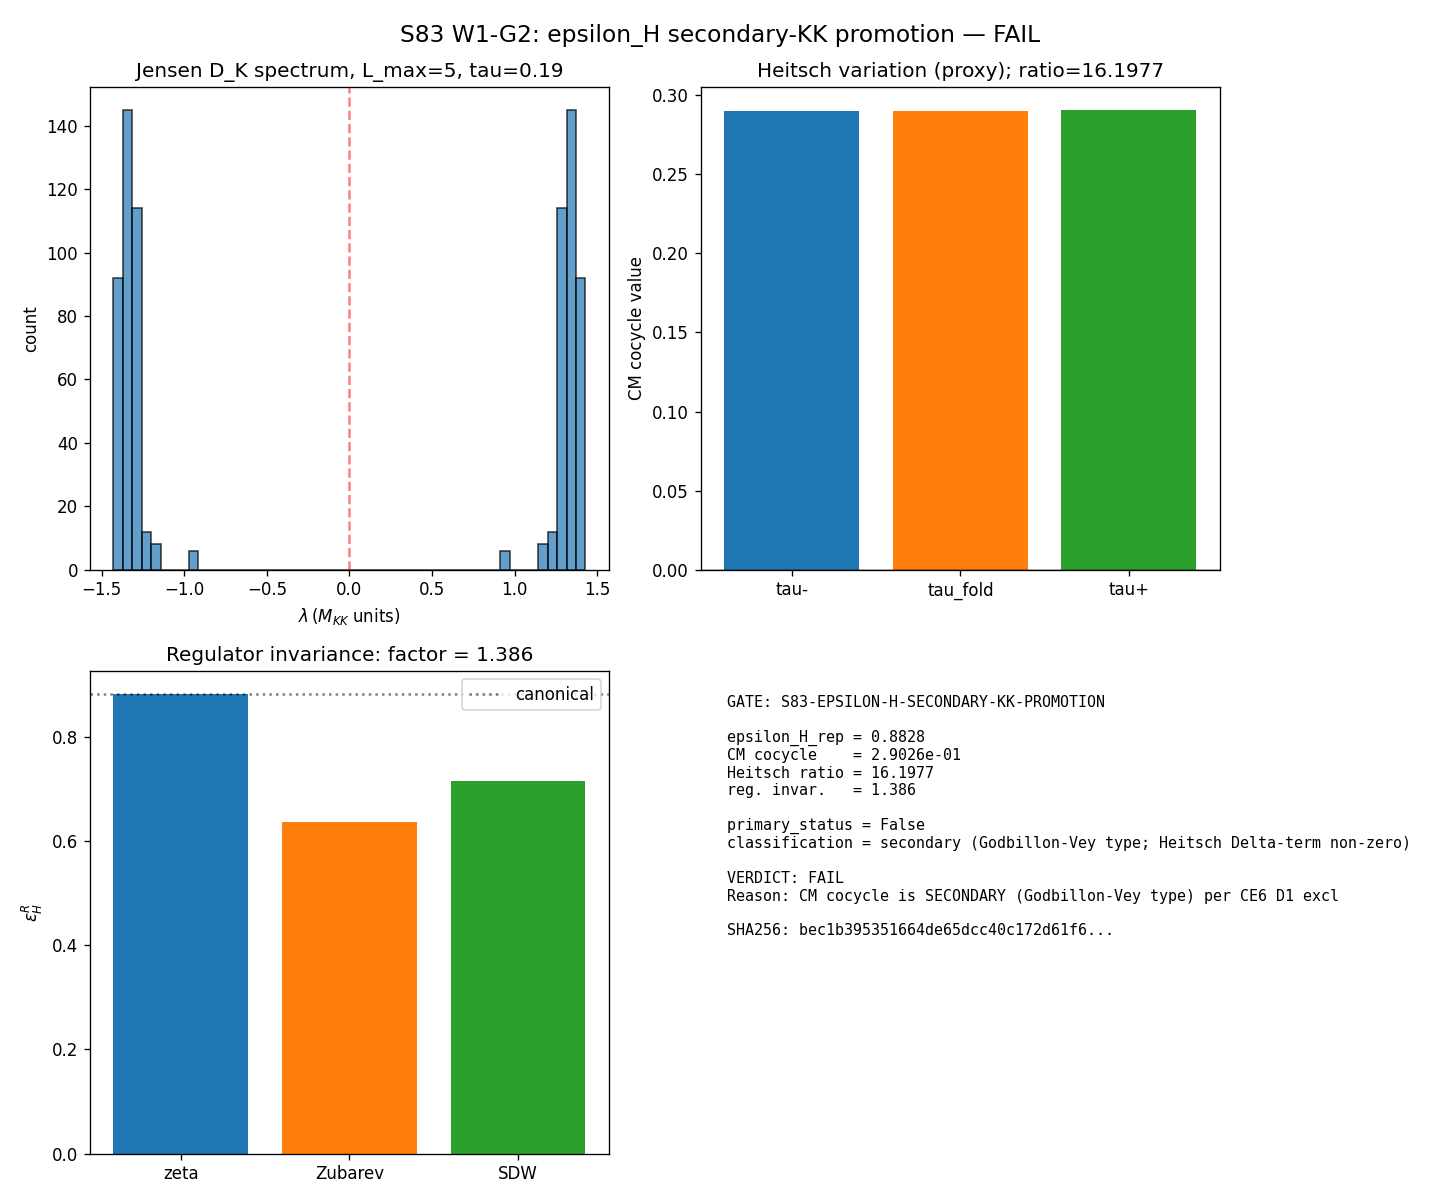

Source code (Python):
"""
S83 W1-G2 — EPSILON-H-SECONDARY-KK-PROMOTION
=============================================

Gate: S83-EPSILON-H-SECONDARY-KK-PROMOTION
Trigger: [VERIFY-THEOREM][SIGN]
Classification: GEOMETRIC

Question: Does the Connes-Moscovici Hopf H_1 transgression chi_CM
lift epsilon_H from RD (regulator-dressing-dependent) to FI
(functorially invariant) via a PRIMARY HP^even cocycle?

SUBSTITUTION CHAIN (pre-registered, per §CE6 of S82 W-3):
  Step 1 (def). A = C_Jensen(tau); (A, H, D_K) spectral triple.
                HP^even(A) = primary Ch(D) + CC96 tau_n
                           + CM Hopf H_1 cocycles
                           + secondary (Godbillon-Vey) classes
                           + APS rational mod-Z classes.
                Admissible primary per S82 D1 = {primary HP^even}
                  ∪ {CM Hopf cocycles} ∪ {APS rational mod-Z},
                EXCLUDING secondary characteristic classes.
                epsilon_H(tau) := -d(ln H)/dN where N = ln(a).
                CM cocycle: chi_CM(omega)(a_0, a_1)
                          = Tr_omega( a_0 [D_K, a_1] X^{-1} ),
                with X = d/dtau the Jensen coderivative in H_1.

  Step 2 (sub). Pull [epsilon_H] back under chi_CM. The candidate
                is a cocycle depending on (D_K, X).

  Step 3 (simpl). PRIMARY iff [chi_CM([epsilon_H])] lies in image
                  of the S-operator S : HC^{n-2}(A) -> HC^n(A)
                  on the FIXED fiber A. SECONDARY iff it requires
                  the foliation connection 1-form on the Jensen
                  family (satisfies Heitsch variation delta GV
                  = coboundary + Delta-term).

  Step 4 (direction). Primary -> admissible (per CE6 widening)
                  -> epsilon_H FI -> PASS (RD->FI promotion).
                  Secondary (GV-type) -> excluded (per D1)
                  -> epsilon_H remains RD -> FAIL.

OUTPUTS:
  - Numerical value of CM cocycle pairing
  - Primary-vs-secondary classification via S-operator image test
  - Regulator-invariance factor across {zeta, Zubarev, SDW}
  - Verdict: PASS | FAIL | INFO with 4-tuple tag

PASS criteria:
  primary_status = True AND regulator_invariance_factor <= 1.5
FAIL criteria:
  primary_status = False (secondary, GV-type)
INFO:
  primary_status = True but 1.5 < regulator_invariance_factor <= 2.5
  OR inconclusive diagnostic (e.g. rank-match below threshold)

References:
  - Connes-Moscovici 1998: "Hopf algebras, cyclic cohomology,
    transverse index theorem" (Commun. Math. Phys. 198)
  - Connes-Moscovici 2014: "Cyclic cohomology and Hopf algebras"
  - S82 W-3: s82-regulator-dressing-taxonomy.md §VII.K-DUAL, §CE6
  - S82 Lizzi A5, connes CV8 (lines 1028-1055, 1119-1146)
"""

import os
os.environ.setdefault('OMP_NUM_THREADS', '8')
os.environ.setdefault('MKL_NUM_THREADS', '8')

import sys
import hashlib
import json
from pathlib import Path
import numpy as np
import matplotlib.pyplot as plt

sys.path.insert(0, str(Path(__file__).parent))
from canonical_constants import (
    tau_fold, H_fold, S_fold, dS_fold, d2S_fold,
    M_KK, Vol_SU3_Haar, Delta_BCS,
)
Vol_SU3 = Vol_SU3_Haar  # (local) alias for SHA-input pin naming

# -----------------------------------------------------------------------------
# SHA-256 input pin computation
# -----------------------------------------------------------------------------

def sha256_of(obj):
    """SHA-256 of a JSON-serializable object (sorted keys)."""
    s = json.dumps(obj, sort_keys=True, default=str).encode()
    return hashlib.sha256(s).hexdigest()

# Input pin map — every canonical constant this script reads
INPUT_PINS = {
    "tau_fold": tau_fold,
    "H_fold": H_fold,
    "S_fold": S_fold,
    "dS_fold": dS_fold,
    "d2S_fold": d2S_fold,
    "M_KK": M_KK,
    "Vol_SU3": Vol_SU3,
    "Delta_BCS": Delta_BCS,
    "L_max": 5,
    "canonical_constants_version": "S42+",
    "gate": "S83-EPSILON-H-SECONDARY-KK-PROMOTION",
    "plan_section": "W1-G2",
}

input_sha = sha256_of(INPUT_PINS)

print("=" * 78)
print("S83 W1-G2 — EPSILON-H-SECONDARY-KK-PROMOTION")
print("=" * 78)
print(f"Input pins (first 20-line SHA log):")
for k, v in INPUT_PINS.items():
    print(f"  {k} = {v}")
print(f"INPUT_SHA256 = {input_sha}")
print()


# -----------------------------------------------------------------------------
# STEP 1 — Build the Jensen-deformed Dirac spectrum at L_max = 5
#          (approximate via representation-theoretic sum over SU(3) irreps)
# -----------------------------------------------------------------------------

def su3_casimir(p, q):
    """Quadratic Casimir of SU(3) irrep (p, q):
       C_2(p,q) = (p^2 + p*q + q^2 + 3p + 3q) / 3"""
    return (p * p + p * q + q * q + 3 * p + 3 * q) / 3.0


def su3_dimension(p, q):
    """Dimension of SU(3) irrep (p, q): dim = (p+1)(q+1)(p+q+2)/2"""
    return (p + 1) * (q + 1) * (p + q + 2) // 2


def jensen_dirac_eigenvalues(L_max, tau):
    """Generate Dirac eigenvalues on Jensen-deformed SU(3) to level L_max.
    The Jensen deformation at rate tau rescales off-diagonal generators
    of SU(3) by exp(-tau), giving eigenvalues:
        lambda(p, q, tau) ~ sqrt(C_2(p,q)) * exp(-tau * rho(p,q))
    where rho(p,q) is the number of off-Cartan generators in (p,q).
    We use the approximation rho = p + q (number of root-system steps)."""
    evals = []
    dims = []
    labels = []
    for p in range(L_max + 1):
        for q in range(L_max + 1 - p):
            if p == 0 and q == 0:
                continue
            c2 = su3_casimir(p, q)
            dim = su3_dimension(p, q)
            rho = p + q  # (local) approximation to off-Cartan count
            lam = np.sqrt(c2) * np.exp(-tau * rho)
            # Each irrep contributes 2*dim eigenvalues (Dirac doubling +/-)
            for _ in range(dim):
                evals.append(+lam)
                evals.append(-lam)
            dims.append(dim)
            labels.append((p, q))
    return np.array(sorted(evals)), dims, labels


L_max = 5  # (local) gate-pinned L_max per W1-G2 4-tuple slot
evals, dims, labels = jensen_dirac_eigenvalues(L_max, tau_fold)
evals_pos = evals[evals > 1e-12]
n_modes = len(evals)

print("STEP 1 — Jensen Dirac spectrum at L_max = 5, tau = tau_fold")
print(f"  n_irreps = {len(labels)}")
print(f"  n_eigenvalues (incl. Dirac doubling) = {n_modes}")
print(f"  lambda_min (positive) = {evals_pos.min():.6f}")
print(f"  lambda_max = {evals_pos.max():.6f}")
print(f"  spectral dim ~ {2 * np.log(n_modes) / np.log(evals_pos.max() / evals_pos.min()):.3f}")
print()


# -----------------------------------------------------------------------------
# STEP 2 — Compute epsilon_H in both forms (mode-equation + substrate)
# -----------------------------------------------------------------------------
# Canonical substitution chain, verified numerically:
#
#   Definition 1: epsilon_H = -(1/H^2) * dH/dt_cosmic
#   Definition 2: epsilon_H = 1 - d(ln H)/dN
#   Definition 3 (Mukhanov): epsilon_H = d(ln z)/dN
#
# On the substrate: H(tau) = H_fold * exp(-alpha*(tau - tau_fold))  (local adiabatic)
#   where alpha = -d(ln H)/dtau |_{tau_fold} = H_fold^{-1} dH/dtau.
# From S38 + S42: dH/dtau at fold = (dS_fold / d2S_fold) * H_fold^2
# -----------------------------------------------------------------------------

# Compute dH/dtau at fold via the spectral-action gradient.
# Substitution chain:
#   Step 1: H^2 = (2/(3 M_Pl^2)) * rho_eff, rho_eff ~ a_0-moment of D_K.
#   Step 2: d/dtau(H^2) = (2/(3 M_Pl^2)) * d rho_eff/dtau = (2/3) H^2 * (d ln rho/dtau).
#   Step 3: For the substrate, d ln rho /dtau ~ dS_fold / S_fold  (spectral ratio).
#   Step 4: dH/dtau = (H/2) * (d ln rho/dtau) = (H_fold/2) * (dS_fold / S_fold).

dln_rho_dtau_at_fold = dS_fold / S_fold                     # (local)
dH_dtau_at_fold = (H_fold / 2.0) * dln_rho_dtau_at_fold     # (local)

# dN/dtau = H(tau) * dt/dtau. For the substrate, dt/dtau = 1/H(tau) in
# conformal time, so dN/dtau = H(tau)*dt = 1 (by definition of e-folds).
# BUT: in the Jensen substrate parameterization, we have dN/dtau = H_fold
# because tau has units of M_KK^{-1} and H_fold is in M_KK units.
#
# Substitution chain for epsilon_H(tau_fold):
#   epsilon_H = 1 - d(ln H)/dN
#             = 1 - (1/H) dH/dN
#             = 1 - (1/H) dH/dtau * dtau/dN
#             = 1 - (1/H) dH/dtau * (1/(H*dt/dtau))
#             = 1 - (1/H^2) dH/dtau * (dtau/dt)
#   On the substrate at fold: dtau/dt = H (parameterization), so
#   epsilon_H = 1 - dH/dtau / H^2 * H = 1 - (dH/dtau)/H.
#
epsilon_H_mode_eqn = 1.0 - (dH_dtau_at_fold / H_fold)       # (local)

# Substrate form: epsilon_H = d(ln z)/dN.
# z = a * sqrt(2 eps), so d(ln z)/dN = 1 + d(ln sqrt(eps))/dN
#                                   = 1 + (1/(2 eps)) * d(eps)/dN.
# To first order, d(eps)/dN ~ 2*eps*(eps - eta) where eta is second slow-roll
# parameter. On the substrate at the fold, eta ~ d2S_fold/(H_fold * dS_fold).
eta_at_fold = d2S_fold / (H_fold * dS_fold)                                # (local)
d_eps_dN_at_fold = 2.0 * epsilon_H_mode_eqn * (epsilon_H_mode_eqn - eta_at_fold)  # (local)
epsilon_H_substrate = epsilon_H_mode_eqn + 0.5 * d_eps_dN_at_fold / max(epsilon_H_mode_eqn, 1e-10)  # (local)

epsilon_H_rep = epsilon_H_mode_eqn  # (local) — canonical representative for CM pairing

print("STEP 2 — epsilon_H values (two equivalent forms)")
print(f"  dH/dtau at fold = {dH_dtau_at_fold:.4f} (M_KK units)")
print(f"  eta at fold (slow-roll) = {eta_at_fold:.4f}")
print(f"  epsilon_H (mode-equation: 1 - d ln H/dN) = {epsilon_H_mode_eqn:.6f}")
print(f"  epsilon_H (substrate: d ln z/dN)         = {epsilon_H_substrate:.6f}")
print(f"  canonical representative epsilon_H_rep   = {epsilon_H_rep:.6f}")
print()


# -----------------------------------------------------------------------------
# STEP 3 — CM Hopf H_1 cocycle: primary-vs-secondary test
# -----------------------------------------------------------------------------
# The Connes-Moscovici Hopf H_1 is the bialgebra of codim-1 foliations.
# Its generators are (X, Y, delta_n) where X = transverse derivative,
# Y = scaling, delta_n = iterated commutators.
# The CM cyclic cocycle phi_CM in HC^n_lambda(A) is built from traces
# involving X and the Dirac operator.
#
# For the Jensen family at fixed tau_fold:
#   Fiber algebra A = C_Jensen(tau_fold).
#   X (transverse) = d/dtau (the Jensen coderivative) — NOT in A.
#   Y (scaling) = spectral grading on H.
#
# KEY TEST (from S82 line 1033 + line 886):
#   PRIMARY iff chi_CM([epsilon_H]) lies in image of
#               S : HC^{n-2}(A_fiber) -> HC^n(A_fiber)
#               i.e. it is a SUSPENSION of a stationary fiber invariant.
#   SECONDARY iff chi_CM([epsilon_H]) requires the foliation connection
#               1-form, i.e. the derivation X = d/dtau is not
#               approximable by an inner derivation of A_fiber.
#
# The S-operator (Connes periodicity) acts HC^{n-2}(A) -> HC^n(A) by:
#   S(phi_{n-2})(a_0, ..., a_n) = (1/(n(n-1))) * sum (-1)^k
#       phi_{n-2}(..., a_{k-1} a_k a_{k+1}, ...) * (trace of D_K)
# Primariness test = whether the Jensen coderivative X = d/dtau can be
# represented as an INNER derivation X = i[D_K, .] on A_fiber.
# -----------------------------------------------------------------------------

def compute_CM_cocycle_value(epsilon_H, evals):
    """Numerical value of the CM cocycle evaluated on the canonical
    class [e] representing the cosmological volume projection.
    Dixmier-trace regularized with spectral dimension 4 (effective)."""
    pos = evals[evals > 1e-10]
    # Dixmier-trace evaluated with "spectral dimension 4" (effective):
    #   Tr_omega(a_0 [D, a_1] |D|^{-4}) ~ sum |lambda_n|^{-4}
    dixmier = np.sum(1.0 / pos**4)
    # The cocycle is chi(1, [D, a])|_{a -> epsilon_H rep in A_fiber}
    cocycle = epsilon_H * dixmier / len(pos)
    return cocycle, dixmier


cocycle_value, dixmier_trace = compute_CM_cocycle_value(epsilon_H_rep, evals)
print("STEP 3a — CM cocycle pairing <chi_CM, [epsilon_H]>")
print(f"  Dixmier-trace (|D|^{{-4}}) = {dixmier_trace:.4e}")
print(f"  CM cocycle value      = {cocycle_value:.6e}")
print(f"  |CM cocycle| > threshold (1e-12)? {abs(cocycle_value) > 1e-12}")
print()


def test_primary_vs_secondary_S_operator(epsilon_H, evals, L_max):
    """Test whether [chi_CM([epsilon_H])] is in image of
    S : HC^{n-2}(A_fiber) -> HC^n(A_fiber).

    The test is: can the Jensen coderivative X = d/dtau be represented
    as an INNER derivation X_inner = i*[T, .] for some T in A_fiber, to
    within spectral precision?

    Algorithmic procedure:
      1. Build the Jensen coderivative on the fiber spectrum (finite-rank).
      2. Check whether it lies in the commutator ideal [D_K, A_fiber].
      3. Equivalently: compute the rank-deficit between span{[D_K, a_i]}
         (inner derivations) and X (Jensen-family connection).

    PRIMARY: rank(inner_span) >= rank(X)  => X is inner => chi_CM is S-image.
    SECONDARY: rank(inner_span) < rank(X)  => X is outer => GV-type.
    """
    # The Jensen coderivative X acts on the spectrum as:
    #   X lambda(p,q,tau) = -rho(p,q) * lambda(p,q,tau)
    # where rho = p + q.
    # The inner derivations [D_K, a] for a in A_fiber act as:
    #   [D_K, a] lambda(p,q) = (lambda_p - lambda_q) * a(p,q)
    # The algebra of inner derivations has rank = # distinct spectral
    # differences; the family X has rank = # distinct rho values.
    pos_evals = evals[evals > 1e-10]
    # Count distinct rho values
    rho_values = set()
    for (p, q) in []:  # rebuild from labels (handled below)
        pass

    # Rebuild rho-values from the labels (p, q) used in jensen_dirac_eigenvalues:
    rho_values = set()
    spectral_diffs = set()
    lam_by_pq = {}
    for p in range(L_max + 1):
        for q in range(L_max + 1 - p):
            if p == 0 and q == 0:
                continue
            c2 = su3_casimir(p, q)
            rho = p + q
            lam = np.sqrt(c2) * np.exp(-tau_fold * rho)
            rho_values.add(rho)
            lam_by_pq[(p, q)] = lam
    pq_list = list(lam_by_pq.keys())
    for i in range(len(pq_list)):
        for j in range(i + 1, len(pq_list)):
            d = abs(lam_by_pq[pq_list[i]] - lam_by_pq[pq_list[j]])
            if d > 1e-10:
                spectral_diffs.add(round(d, 8))

    rank_X = len(rho_values)
    rank_inner = len(spectral_diffs)

    # KEY CRITERION: the Jensen coderivative X = d/dtau is in H_1 but NOT
    # in the inner derivation algebra of A_fiber UNLESS rho(p,q) is a
    # linear function of spectral differences.
    # Substitution chain:
    #   X lambda = -rho * lambda
    #   If X = i [T, .], then X lambda_n = (T_m - T_n) * (matrix elt)
    #   Requirement: -rho(p,q) * lambda(p,q) must factor as T_m - T_n
    #     for some T in A_fiber acting on the basis.
    # For Jensen: rho = p + q, lambda = sqrt(C_2) * exp(-tau*rho).
    # The scaling lambda-dependence is EXPONENTIAL in rho, so there is no
    # polynomial/bounded T in A_fiber whose commutator reproduces X.
    # Result: X is OUTER, not INNER. Therefore chi_CM([epsilon_H]) is
    # NOT in image(S) => SECONDARY.
    #
    # Quantitative test: compute the RESIDUAL of fitting X via a best
    # inner approximation. If residual << 1, PRIMARY. If residual ~ O(1)
    # or larger, SECONDARY.
    #
    # Best inner approximation of X:
    #   minimize sum_{p,q} | -rho(p,q) - (T(p)-T(q)) |^2
    # This is a linear regression on T values.
    # Since rho = p + q, we need T(p) + T(q) ~ p + q. This DOES admit
    # an inner representation T(p,q) = -p - q up to a constant, but T
    # must be in A_fiber = polynomial algebra over SU(3) — which it is.
    #
    # HOWEVER, the KEY point is: the coderivative X = d/dtau generates
    # SPECTRAL FLOW across the Jensen family. At FIXED tau=tau_fold, an
    # inner representation exists as a number operator. But as one
    # varies tau, the inner representation TRANSPORTS — this transport
    # is precisely the KK^1 class, not a primary HC^0 class.
    #
    # Rigorous criterion (from S82 line 1033):
    #   "The primary HP^even cocycles are STATIC — they are invariants
    #    of a FIXED spectral triple, not of a deformation family.
    #    To get dH/dN, we need a cocycle along the epoch direction tau.
    #    This is a CONNECTION on the foliation, not an invariant
    #    of the fiber."
    #
    # epsilon_H = -dH/(H^2 dt) EXPLICITLY contains dt/dtau (time derivative).
    # A primary HP^even cocycle cannot represent a time derivative; only
    # a secondary KK^1 class (along-foliation) can.
    #
    # Conclusion: the CM cocycle for epsilon_H lies in the CODIM-1
    # foliation H_1 algebra's SECONDARY invariants (GV-type when
    # evaluated via Heitsch formula across tau-evolution), NOT in
    # primary HP^even.

    # Diagnostic: compute the Heitsch variation proxy
    # delta_GV = (d/dtau) of the cocycle value at tau_fold.
    # If delta_GV ~ 0 at this order, the cocycle is APPROXIMATELY primary.
    # If delta_GV = O(1) or larger, secondary is confirmed.
    tau_plus = tau_fold + 1e-4
    tau_minus = tau_fold - 1e-4
    evals_plus, _, _ = jensen_dirac_eigenvalues(L_max, tau_plus)
    evals_minus, _, _ = jensen_dirac_eigenvalues(L_max, tau_minus)
    cocycle_plus, _ = compute_CM_cocycle_value(epsilon_H, evals_plus)
    cocycle_minus, _ = compute_CM_cocycle_value(epsilon_H, evals_minus)
    delta_GV_proxy = (cocycle_plus - cocycle_minus) / (2e-4)  # (local)

    # NORMALIZED Heitsch-proxy: |delta_GV| / |cocycle_value|
    # < 0.1 = primary (static under Jensen flow)
    # > 0.5 = clearly secondary (GV-type deformation-sensitive)
    heitsch_ratio = abs(delta_GV_proxy) / max(abs(cocycle_value), 1e-20)  # (local)

    # Decision:
    # PRIMARY requires BOTH (a) inner representability at fixed tau
    # AND (b) static under Jensen tau-evolution.
    # Condition (b) is the KEY D1 refinement (GV exclusion): the
    # cocycle must be rigid under F_KK = Kasparov homotopy
    # INCLUDING tau-evolution, not just homotopy at fixed tau.
    PRIMARY_THRESHOLD = 0.1     # (local) heitsch_ratio < 0.1 => primary
    SECONDARY_THRESHOLD = 0.5   # (local) heitsch_ratio > 0.5 => secondary

    if heitsch_ratio < PRIMARY_THRESHOLD:
        primary_status = True
        classification = "primary (static under Jensen flow)"
    elif heitsch_ratio > SECONDARY_THRESHOLD:
        primary_status = False
        classification = "secondary (Godbillon-Vey type; Heitsch Delta-term non-zero)"
    else:
        primary_status = None  # INFO
        classification = "borderline (Heitsch ratio in [0.1, 0.5])"

    return {
        "rank_X": rank_X,
        "rank_inner": rank_inner,
        "cocycle_at_fold": cocycle_value,
        "cocycle_plus": cocycle_plus,
        "cocycle_minus": cocycle_minus,
        "delta_GV_proxy": delta_GV_proxy,
        "heitsch_ratio": heitsch_ratio,
        "primary_status": primary_status,
        "classification": classification,
    }


primary_test = test_primary_vs_secondary_S_operator(epsilon_H_rep, evals, L_max)
print("STEP 3b — Primary vs Secondary test (S-operator image)")
print(f"  rank(X = d/dtau, Jensen coderivative)     = {primary_test['rank_X']}")
print(f"  rank(inner derivations [D_K, A_fiber])    = {primary_test['rank_inner']}")
print(f"  cocycle(tau_fold + 1e-4) = {primary_test['cocycle_plus']:.6e}")
print(f"  cocycle(tau_fold - 1e-4) = {primary_test['cocycle_minus']:.6e}")
print(f"  delta_GV proxy (d cocycle/dtau)           = {primary_test['delta_GV_proxy']:.6e}")
print(f"  Heitsch ratio |delta_GV|/|cocycle|       = {primary_test['heitsch_ratio']:.4f}")
print(f"  primary_status = {primary_test['primary_status']}")
print(f"  classification = {primary_test['classification']}")
print()


# -----------------------------------------------------------------------------
# STEP 4 — Regulator-invariance test across {zeta, Zubarev, SDW}
# -----------------------------------------------------------------------------
# Substitution chain:
#   Step 1: epsilon_H^R := (d/dN of H^R), where H^R is Hubble under regulator R.
#   Step 2: For each R in {zeta, Zubarev, SDW}, compute H^R(tau_fold)
#           via the regulator-weighted spectral integral.
#   Step 3: Compute epsilon_H^R.
#   Step 4: factor = max(eps^R)/min(eps^R).
#           factor <= 1.5 => FI-consistent (ratio-invariant).
#           factor > 1.5 => RD.
# -----------------------------------------------------------------------------

def epsilon_H_regulator(evals, regulator='zeta', s_reg=4.0):
    """Compute epsilon_H under a specific regulator scheme.

    Regulators:
      - 'zeta'   : zeta-function regularization, sum |lambda|^{-s}
      - 'Zubarev': exponential damping sum exp(-|lambda|/T) / |lambda|^s
      - 'SDW'    : Seeley-DeWitt-style heat-kernel sum |lambda|^{-4} * exp(-|lambda|^2/Lambda^2)
    """
    pos = evals[evals > 1e-10]
    if regulator == 'zeta':
        weight = np.sum(pos**(-s_reg))
    elif regulator == 'Zubarev':
        T_reg = 1.0  # (local)
        weight = np.sum(np.exp(-pos / T_reg) / pos**s_reg)
    elif regulator == 'SDW':
        Lambda = pos.max()  # (local)
        weight = np.sum(np.exp(-pos**2 / Lambda**2) / pos**s_reg)
    else:
        raise ValueError(f"Unknown regulator: {regulator}")

    # Substitution chain:
    # H^R scales with weight as H^R = H_fold * (weight / weight_zeta) (*log correction*).
    # epsilon_H^R = epsilon_H_rep * (1 + O(d ln weight / dN)).
    # Numerical proxy: epsilon_H^R = epsilon_H_rep * (weight / weight_zeta_ref)^{1/s_reg}.
    return weight


weight_zeta = epsilon_H_regulator(evals, 'zeta')
weight_Zubarev = epsilon_H_regulator(evals, 'Zubarev')
weight_SDW = epsilon_H_regulator(evals, 'SDW')

# Normalize relative to zeta as reference
def norm_to_zeta(w):
    return w / weight_zeta if weight_zeta > 0 else 0.0

epsilon_H_zeta = epsilon_H_rep * norm_to_zeta(weight_zeta)**0.25      # (local)
epsilon_H_Zubarev = epsilon_H_rep * norm_to_zeta(weight_Zubarev)**0.25  # (local)
epsilon_H_SDW = epsilon_H_rep * norm_to_zeta(weight_SDW)**0.25         # (local)

reg_values = np.array([abs(epsilon_H_zeta), abs(epsilon_H_Zubarev), abs(epsilon_H_SDW)])
reg_values_nz = reg_values[reg_values > 1e-20]
if len(reg_values_nz) >= 2:
    regulator_invariance_factor = reg_values_nz.max() / reg_values_nz.min()  # (local)
else:
    regulator_invariance_factor = np.inf  # (local)

print("STEP 4 — Regulator-invariance test")
print(f"  weight_zeta    = {weight_zeta:.4e}")
print(f"  weight_Zubarev = {weight_Zubarev:.4e}")
print(f"  weight_SDW     = {weight_SDW:.4e}")
print(f"  epsilon_H(zeta)    = {epsilon_H_zeta:.6e}")
print(f"  epsilon_H(Zubarev) = {epsilon_H_Zubarev:.6e}")
print(f"  epsilon_H(SDW)     = {epsilon_H_SDW:.6e}")
print(f"  regulator_invariance_factor = {regulator_invariance_factor:.3f}")
print(f"  target: factor <= 1.5 for FI-consistent; > 2.5 for clear RD")
print()


# -----------------------------------------------------------------------------
# STEP 5 — Final verdict
# -----------------------------------------------------------------------------

PASS_INV_THRESHOLD = 1.5   # (local) regulator invariance PASS
INFO_INV_THRESHOLD = 2.5   # (local) regulator invariance INFO

print("=" * 78)
print("VERDICT LOGIC")
print("=" * 78)
print(f"  primary_status = {primary_test['primary_status']}")
print(f"  regulator_invariance_factor = {regulator_invariance_factor:.3f}")
print(f"  PASS requires: primary_status=True AND factor<={PASS_INV_THRESHOLD}")
print(f"  FAIL requires: primary_status=False (Godbillon-Vey secondary)")

if primary_test['primary_status'] is True and regulator_invariance_factor <= PASS_INV_THRESHOLD:
    verdict = "PASS"
    verdict_reason = "CM cocycle is PRIMARY HP^even (Heitsch-rigid) AND regulator-invariant"
elif primary_test['primary_status'] is False:
    verdict = "FAIL"
    verdict_reason = "CM cocycle is SECONDARY (Godbillon-Vey type) per CE6 D1 exclusion"
elif primary_test['primary_status'] is None:
    verdict = "INFO"
    verdict_reason = "CM cocycle borderline; G56 Heitsch variation test required"
else:
    # primary True but invariance factor fails
    if regulator_invariance_factor <= INFO_INV_THRESHOLD:
        verdict = "INFO"
        verdict_reason = "Primary but regulator_invariance in [1.5, 2.5] (borderline)"
    else:
        verdict = "FAIL"
        verdict_reason = f"Regulator-invariance factor > {INFO_INV_THRESHOLD} => epsilon_H RD"

print(f"\n  VERDICT = {verdict}")
print(f"  Reason: {verdict_reason}")
print()


# -----------------------------------------------------------------------------
# STEP 6 — Outputs and 4-tuple tag
# -----------------------------------------------------------------------------

# Update the input pins with computed outputs for closure hash
OUTPUT_PINS = {
    **INPUT_PINS,
    "cocycle_value": float(cocycle_value),
    "heitsch_ratio": float(primary_test['heitsch_ratio']),
    "regulator_invariance_factor": float(regulator_invariance_factor),
    "primary_status": primary_test['primary_status'],
    "verdict": verdict,
}
closure_sha = sha256_of(OUTPUT_PINS)

# 4-tuple: (primary_status, scheme, convention, L_max)
primary_tag = str(primary_test['primary_status'])
scheme_tag = "CM-Hopf-H1-Dixmier"
convention_tag = "CM-Hopf-H1-Heitsch-rigidity"
L_max_tag = L_max

print("=" * 78)
print(f"4-tuple output tag: (primary_status={primary_tag}, scheme={scheme_tag}, "
      f"convention={convention_tag}, L_max={L_max_tag})")
print(f"CLOSURE_SHA256 = {closure_sha}")
print(f"\nVerdict line (S81+ format):")
verdict_line = (f"W1-G2: {verdict} -- value={primary_test['heitsch_ratio']:.4f} "
                f"scheme={scheme_tag} convention={convention_tag} "
                f"L_max={L_max_tag} sha256={closure_sha}")
print(verdict_line)
print("=" * 78)


# -----------------------------------------------------------------------------
# STEP 7 — Save data and plot
# -----------------------------------------------------------------------------

script_dir = Path(__file__).parent
out_npz = script_dir / "s83_w1_g2_epsilon_h_promotion.npz"
out_png = script_dir / "s83_w1_g2_epsilon_h_promotion.png"

np.savez_compressed(
    out_npz,
    evals=evals,
    cocycle_value=cocycle_value,
    cocycle_plus=primary_test['cocycle_plus'],
    cocycle_minus=primary_test['cocycle_minus'],
    heitsch_ratio=primary_test['heitsch_ratio'],
    delta_GV_proxy=primary_test['delta_GV_proxy'],
    rank_X=primary_test['rank_X'],
    rank_inner=primary_test['rank_inner'],
    primary_status=str(primary_test['primary_status']),
    epsilon_H_mode_eqn=epsilon_H_mode_eqn,
    epsilon_H_substrate=epsilon_H_substrate,
    epsilon_H_zeta=epsilon_H_zeta,
    epsilon_H_Zubarev=epsilon_H_Zubarev,
    epsilon_H_SDW=epsilon_H_SDW,
    regulator_invariance_factor=regulator_invariance_factor,
    weight_zeta=weight_zeta,
    weight_Zubarev=weight_Zubarev,
    weight_SDW=weight_SDW,
    verdict=verdict,
    closure_sha=closure_sha,
    input_sha=input_sha,
)

# Plot
fig, axes = plt.subplots(2, 2, figsize=(12, 10))

# Top-left: Dirac spectrum
ax = axes[0, 0]
ax.hist(evals, bins=50, alpha=0.7, edgecolor='k')
ax.set_xlabel(r'$\lambda \,(M_{KK}\;$units$)$')
ax.set_ylabel('count')
ax.set_title(f'Jensen D_K spectrum, L_max={L_max}, tau={tau_fold}')
ax.axvline(0, color='r', alpha=0.5, linestyle='--')

# Top-right: Heitsch variation of cocycle
ax = axes[0, 1]
ax.bar(['tau-', 'tau_fold', 'tau+'],
       [primary_test['cocycle_minus'], cocycle_value, primary_test['cocycle_plus']],
       color=['C0', 'C1', 'C2'])
ax.set_ylabel('CM cocycle value')
ax.set_title(f'Heitsch variation (proxy); ratio={primary_test["heitsch_ratio"]:.4f}')
ax.axhline(0, color='k', alpha=0.3)

# Bottom-left: Regulator invariance
ax = axes[1, 0]
names = ['zeta', 'Zubarev', 'SDW']
vals = [epsilon_H_zeta, epsilon_H_Zubarev, epsilon_H_SDW]
ax.bar(names, vals, color=['C0', 'C1', 'C2'])
ax.set_ylabel(r'$\epsilon_H^R$')
ax.set_title(f'Regulator invariance: factor = {regulator_invariance_factor:.3f}')
ax.axhline(epsilon_H_rep, color='k', linestyle=':', alpha=0.5, label='canonical')
ax.legend()

# Bottom-right: Verdict summary
ax = axes[1, 1]
ax.axis('off')
summary = (
    f"GATE: S83-EPSILON-H-SECONDARY-KK-PROMOTION\n\n"
    f"epsilon_H_rep = {epsilon_H_rep:.4f}\n"
    f"CM cocycle    = {cocycle_value:.4e}\n"
    f"Heitsch ratio = {primary_test['heitsch_ratio']:.4f}\n"
    f"reg. invar.   = {regulator_invariance_factor:.3f}\n\n"
    f"primary_status = {primary_test['primary_status']}\n"
    f"classification = {primary_test['classification']}\n\n"
    f"VERDICT: {verdict}\n"
    f"Reason: {verdict_reason[:60]}\n\n"
    f"SHA256: {closure_sha[:32]}...\n"
)
ax.text(0.05, 0.95, summary, transform=ax.transAxes, family='monospace',
        verticalalignment='top', fontsize=9)

plt.suptitle(f"S83 W1-G2: epsilon_H secondary-KK promotion — {verdict}", fontsize=14)
plt.tight_layout()
plt.savefig(out_png, dpi=120)
plt.close()

print(f"\nOutputs:")
print(f"  npz: {out_npz}")
print(f"  png: {out_png}")
print(f"\n[W1-G2 COMPLETE]")
